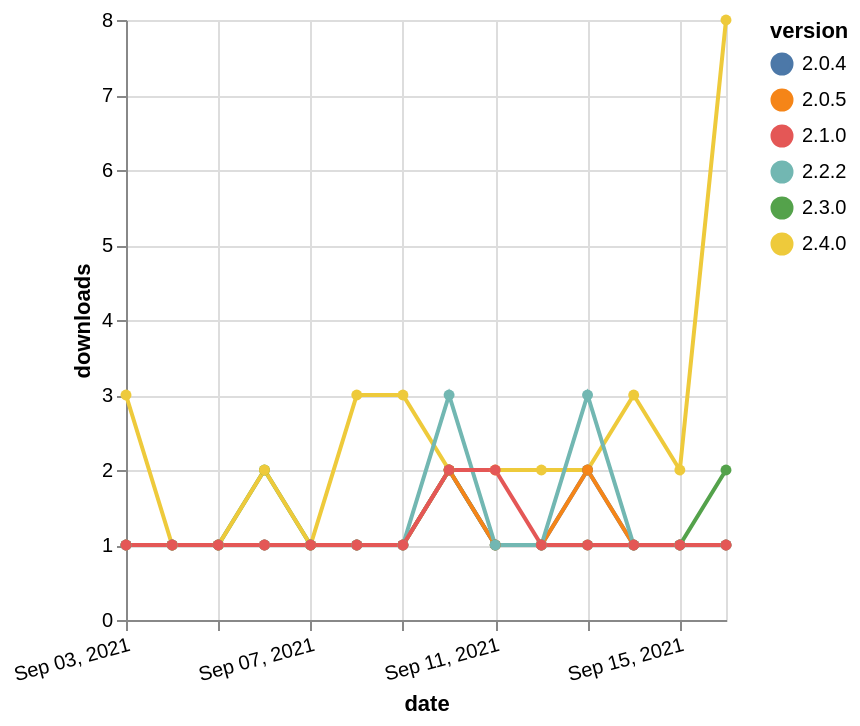

Describe this chart as a Vega-Lite specification.
### Vega-Lite specification from a JSON file in a GitHub repository (floating-point values rounded to 4 significant figures)
{"$schema": "https://vega.github.io/schema/vega-lite/v5.json", "description": "A simple bar chart with embedded data.", "data": {"values": [{"date": "2021-09-03", "total": 511, "delta": 1, "version": "2.3.0"}, {"date": "2021-09-04", "total": 512, "delta": 1, "version": "2.3.0"}, {"date": "2021-09-05", "total": 513, "delta": 1, "version": "2.3.0"}, {"date": "2021-09-06", "total": 515, "delta": 2, "version": "2.3.0"}, {"date": "2021-09-07", "total": 516, "delta": 1, "version": "2.3.0"}, {"date": "2021-09-08", "total": 517, "delta": 1, "version": "2.3.0"}, {"date": "2021-09-09", "total": 518, "delta": 1, "version": "2.3.0"}, {"date": "2021-09-10", "total": 520, "delta": 2, "version": "2.3.0"}, {"date": "2021-09-11", "total": 521, "delta": 1, "version": "2.3.0"}, {"date": "2021-09-12", "total": 522, "delta": 1, "version": "2.3.0"}, {"date": "2021-09-13", "total": 523, "delta": 1, "version": "2.3.0"}, {"date": "2021-09-14", "total": 524, "delta": 1, "version": "2.3.0"}, {"date": "2021-09-15", "total": 525, "delta": 1, "version": "2.3.0"}, {"date": "2021-09-16", "total": 527, "delta": 2, "version": "2.3.0"}, {"date": "2021-09-03", "total": 214, "delta": 3, "version": "2.4.0"}, {"date": "2021-09-04", "total": 215, "delta": 1, "version": "2.4.0"}, {"date": "2021-09-05", "total": 216, "delta": 1, "version": "2.4.0"}, {"date": "2021-09-06", "total": 218, "delta": 2, "version": "2.4.0"}, {"date": "2021-09-07", "total": 219, "delta": 1, "version": "2.4.0"}, {"date": "2021-09-08", "total": 222, "delta": 3, "version": "2.4.0"}, {"date": "2021-09-09", "total": 225, "delta": 3, "version": "2.4.0"}, {"date": "2021-09-10", "total": 227, "delta": 2, "version": "2.4.0"}, {"date": "2021-09-11", "total": 229, "delta": 2, "version": "2.4.0"}, {"date": "2021-09-12", "total": 231, "delta": 2, "version": "2.4.0"}, {"date": "2021-09-13", "total": 233, "delta": 2, "version": "2.4.0"}, {"date": "2021-09-14", "total": 236, "delta": 3, "version": "2.4.0"}, {"date": "2021-09-15", "total": 238, "delta": 2, "version": "2.4.0"}, {"date": "2021-09-16", "total": 246, "delta": 8, "version": "2.4.0"}, {"date": "2021-09-03", "total": 633, "delta": 1, "version": "2.0.4"}, {"date": "2021-09-04", "total": 634, "delta": 1, "version": "2.0.4"}, {"date": "2021-09-05", "total": 635, "delta": 1, "version": "2.0.4"}, {"date": "2021-09-06", "total": 636, "delta": 1, "version": "2.0.4"}, {"date": "2021-09-07", "total": 637, "delta": 1, "version": "2.0.4"}, {"date": "2021-09-08", "total": 638, "delta": 1, "version": "2.0.4"}, {"date": "2021-09-09", "total": 639, "delta": 1, "version": "2.0.4"}, {"date": "2021-09-10", "total": 641, "delta": 2, "version": "2.0.4"}, {"date": "2021-09-11", "total": 642, "delta": 1, "version": "2.0.4"}, {"date": "2021-09-12", "total": 643, "delta": 1, "version": "2.0.4"}, {"date": "2021-09-13", "total": 645, "delta": 2, "version": "2.0.4"}, {"date": "2021-09-14", "total": 646, "delta": 1, "version": "2.0.4"}, {"date": "2021-09-15", "total": 647, "delta": 1, "version": "2.0.4"}, {"date": "2021-09-16", "total": 648, "delta": 1, "version": "2.0.4"}, {"date": "2021-09-03", "total": 312, "delta": 1, "version": "2.0.5"}, {"date": "2021-09-04", "total": 313, "delta": 1, "version": "2.0.5"}, {"date": "2021-09-05", "total": 314, "delta": 1, "version": "2.0.5"}, {"date": "2021-09-06", "total": 315, "delta": 1, "version": "2.0.5"}, {"date": "2021-09-07", "total": 316, "delta": 1, "version": "2.0.5"}, {"date": "2021-09-08", "total": 317, "delta": 1, "version": "2.0.5"}, {"date": "2021-09-09", "total": 318, "delta": 1, "version": "2.0.5"}, {"date": "2021-09-10", "total": 320, "delta": 2, "version": "2.0.5"}, {"date": "2021-09-11", "total": 321, "delta": 1, "version": "2.0.5"}, {"date": "2021-09-12", "total": 322, "delta": 1, "version": "2.0.5"}, {"date": "2021-09-13", "total": 324, "delta": 2, "version": "2.0.5"}, {"date": "2021-09-14", "total": 325, "delta": 1, "version": "2.0.5"}, {"date": "2021-09-15", "total": 326, "delta": 1, "version": "2.0.5"}, {"date": "2021-09-16", "total": 327, "delta": 1, "version": "2.0.5"}, {"date": "2021-09-03", "total": 424, "delta": 1, "version": "2.2.2"}, {"date": "2021-09-04", "total": 425, "delta": 1, "version": "2.2.2"}, {"date": "2021-09-05", "total": 426, "delta": 1, "version": "2.2.2"}, {"date": "2021-09-06", "total": 427, "delta": 1, "version": "2.2.2"}, {"date": "2021-09-07", "total": 428, "delta": 1, "version": "2.2.2"}, {"date": "2021-09-08", "total": 429, "delta": 1, "version": "2.2.2"}, {"date": "2021-09-09", "total": 430, "delta": 1, "version": "2.2.2"}, {"date": "2021-09-10", "total": 433, "delta": 3, "version": "2.2.2"}, {"date": "2021-09-11", "total": 434, "delta": 1, "version": "2.2.2"}, {"date": "2021-09-12", "total": 435, "delta": 1, "version": "2.2.2"}, {"date": "2021-09-13", "total": 438, "delta": 3, "version": "2.2.2"}, {"date": "2021-09-14", "total": 439, "delta": 1, "version": "2.2.2"}, {"date": "2021-09-15", "total": 440, "delta": 1, "version": "2.2.2"}, {"date": "2021-09-16", "total": 441, "delta": 1, "version": "2.2.2"}, {"date": "2021-09-03", "total": 2128, "delta": 1, "version": "2.1.0"}, {"date": "2021-09-04", "total": 2129, "delta": 1, "version": "2.1.0"}, {"date": "2021-09-05", "total": 2130, "delta": 1, "version": "2.1.0"}, {"date": "2021-09-06", "total": 2131, "delta": 1, "version": "2.1.0"}, {"date": "2021-09-07", "total": 2132, "delta": 1, "version": "2.1.0"}, {"date": "2021-09-08", "total": 2133, "delta": 1, "version": "2.1.0"}, {"date": "2021-09-09", "total": 2134, "delta": 1, "version": "2.1.0"}, {"date": "2021-09-10", "total": 2136, "delta": 2, "version": "2.1.0"}, {"date": "2021-09-11", "total": 2138, "delta": 2, "version": "2.1.0"}, {"date": "2021-09-12", "total": 2139, "delta": 1, "version": "2.1.0"}, {"date": "2021-09-13", "total": 2140, "delta": 1, "version": "2.1.0"}, {"date": "2021-09-14", "total": 2141, "delta": 1, "version": "2.1.0"}, {"date": "2021-09-15", "total": 2142, "delta": 1, "version": "2.1.0"}, {"date": "2021-09-16", "total": 2143, "delta": 1, "version": "2.1.0"}]}, "width": "container", "mark": {"type": "line", "point": {"filled": true}}, "encoding": {"x": {"field": "date", "type": "temporal", "timeUnit": "yearmonthdate", "title": "date", "axis": {"labelAngle": -15}}, "y": {"field": "delta", "type": "quantitative", "title": "downloads"}, "color": {"field": "version", "type": "nominal"}, "tooltip": {"field": "delta"}}}
